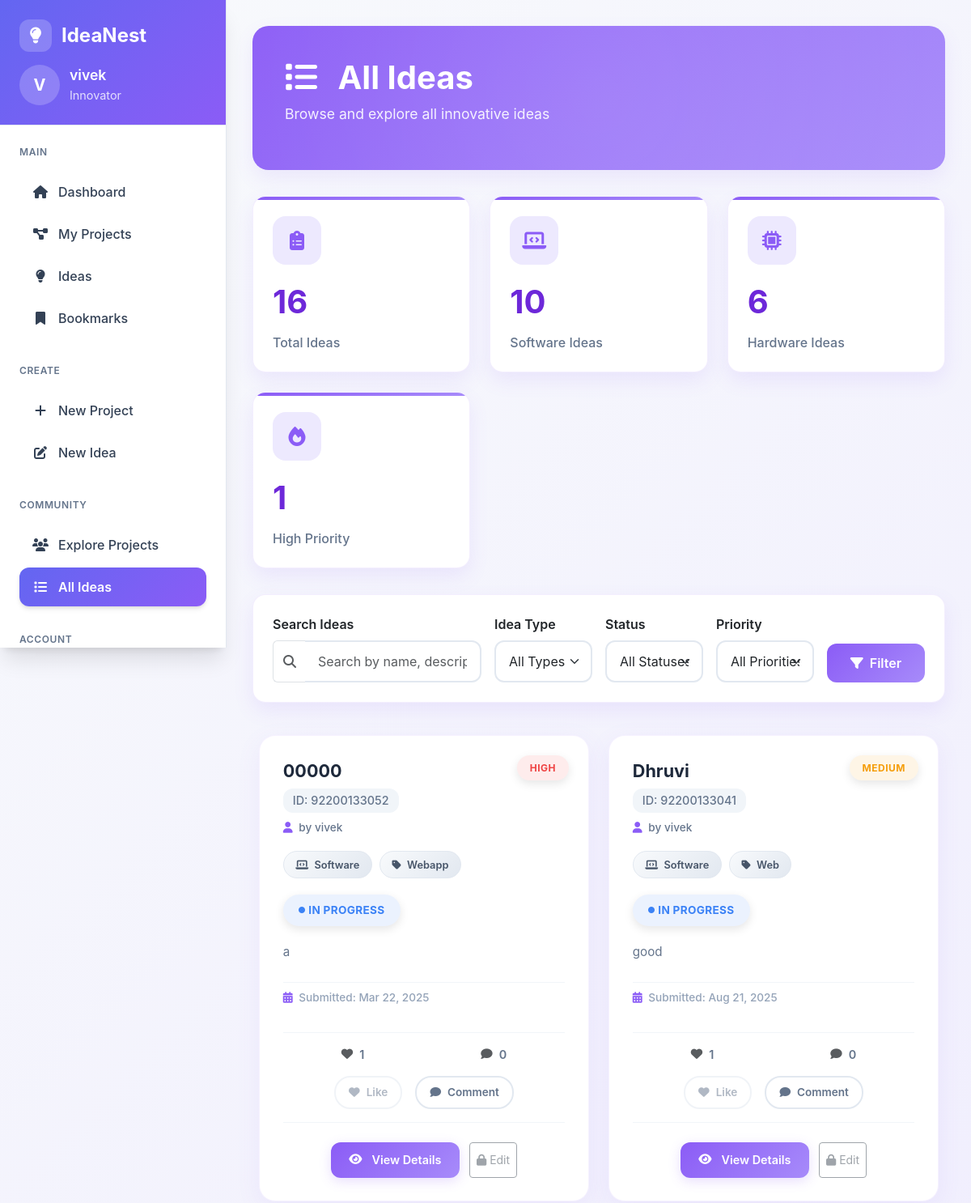
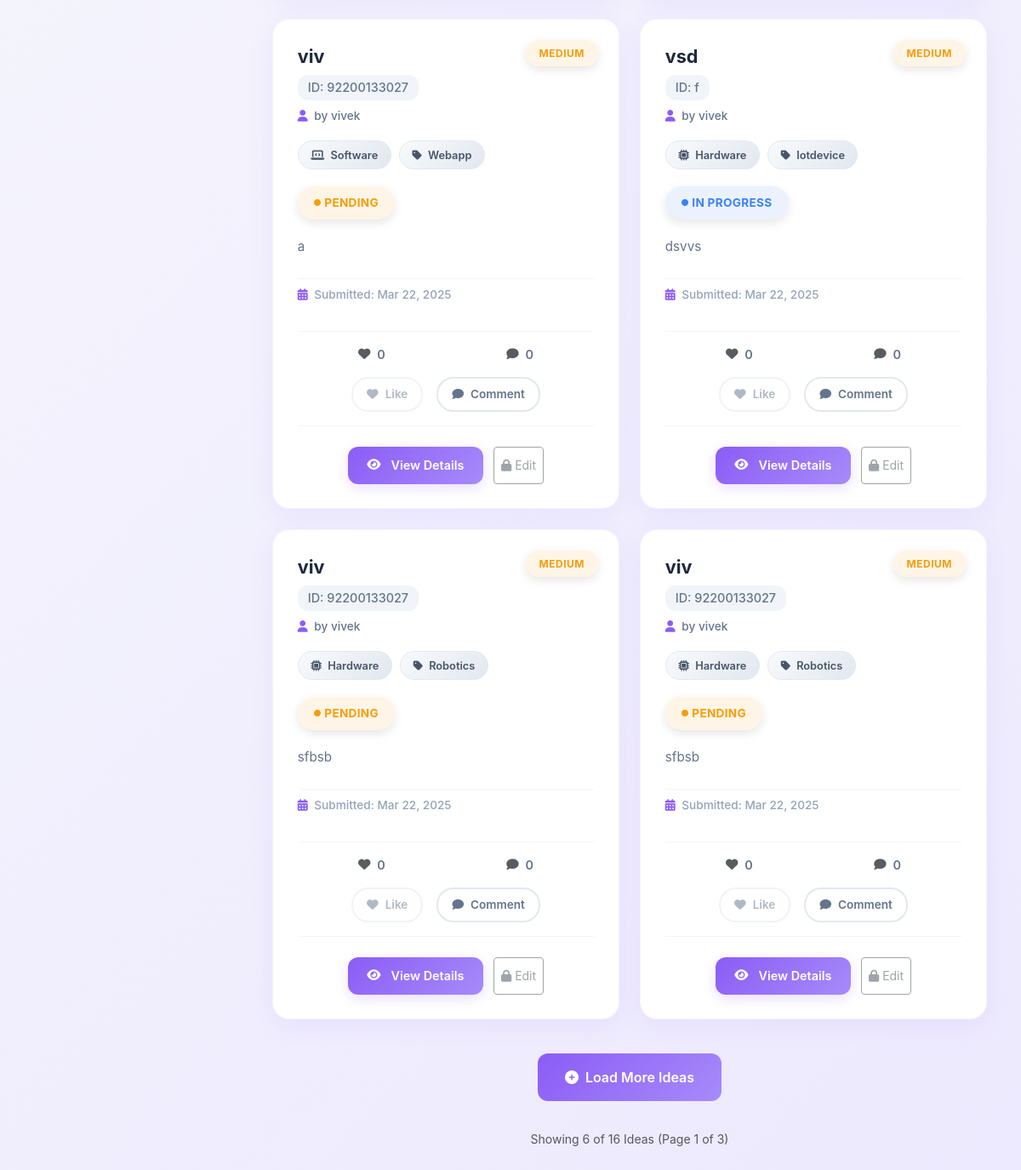
Screenshot of /user/Blog/list-project.php with the database file from the repository (2 pictures, top to bottom).
### tables this page shows
CREATE TABLE `blog` (
                        `id` int(11) NOT NULL,
                        `user_id` int(11) NOT NULL,
                        `er_number` varchar(50) NOT NULL,
                        `project_name` varchar(100) NOT NULL,
                        `project_type` enum('software','hardware') NOT NULL,
                        `classification` varchar(50) NOT NULL,
                        `description` text NOT NULL,
                        `submission_datetime` datetime NOT NULL,
                        `status` enum('pending','in_progress','completed','rejected') DEFAULT 'pending',
                        `priority1` enum('low','medium','high') DEFAULT 'medium',
                        `assigned_to` varchar(100) DEFAULT NULL,
                        `completion_date` date DEFAULT NULL,
                        `created_at` timestamp NULL DEFAULT current_timestamp(),
                        `updated_at` timestamp NULL DEFAULT current_timestamp() ON UPDATE current_timestamp()
);

CREATE TABLE `register` (
                            `id` int(11) NOT NULL,
                            `name` varchar(100) NOT NULL,
                            `email` varchar(100) NOT NULL,
                            `enrollment_number` varchar(50) NOT NULL,
                            `gr_number` varchar(50) NOT NULL,
                            `password` varchar(255) NOT NULL,
                            `about` varchar(500) NOT NULL,
                            `phone_no` varchar(20) DEFAULT NULL,
                            `department` varchar(100) DEFAULT NULL,
                            `passout_year` year(4) NOT NULL,
                            `user_image` text NOT NULL DEFAULT '',
                            `google_id` varchar(255) DEFAULT NULL,
                            `email_notifications` tinyint(1) DEFAULT 1,
                            `last_notification_sent` datetime DEFAULT NULL,
                            `github_token` text DEFAULT NULL,
                            `role` enum('student','mentor','admin') DEFAULT 'student',
                            `expertise` text DEFAULT NULL,
                            `mentor_rating` decimal(3,2) DEFAULT 0.00,
                            `is_available` tinyint(1) DEFAULT 1
);

### user/Blog/list-project.php (the view, shortened to what the rows shown need)
<?php
$basePath = '../';
include $basePath . 'layout.php';
            ?>
        <?php endforeach;
function createDBConnection() {
    $servername = "localhost";
    $username = "root";
    $password = "";
    $dbname = "ideanest";
    try {
        $conn = new mysqli($servername, $username, $password, $dbname);
        return $conn;
    } catch (Exception $e) {
        error_log("Database connection error: " . $e->getMessage());
        return false;
    }
}
function getStatusClass($status) {
    switch ($status) {
        case 'pending': return 'status-pending';
        case 'in_progress': return 'status-in_progress';
    }
}
function getPriorityClass($priority) {
    switch ($priority) {
        case 'high': return 'priority-high';
        case 'medium': return 'priority-medium';
    }
}
function formatDate($date) {
    try {
        return date('M d, Y', strtotime($date));
    } catch (Exception $e) {
        return 'N/A';
    }
}
function truncateText($text, $length = 150) {
    if (strlen($text) <= $length) {
        return $text;
    }
    return substr($text, 0, $length) . '...';
}
?>
<!DOCTYPE html>
<html lang="en">
<head>
    <link href="https://cdn.jsdelivr.net/npm/bootstrap@5.3.0/dist/css/bootstrap.min.css" rel="stylesheet">
    <link rel="stylesheet" href="https://cdnjs.cloudflare.com/ajax/libs/font-awesome/6.4.0/css/all.min.css">
    <link rel="stylesheet" href="../../assets/css/list_project.css">
    <link rel="stylesheet" href="../../assets/css/layout_user.css">
</head>
<body>
<div class="main-content">
    <?php
    $current_user_id = isset($_SESSION['user_id']) ? $_SESSION['user_id'] : null;
    $projects = [];
    $page = isset($_GET['page']) ? max(1, (int)$_GET['page']) : 1;
    $per_page = 6;
    $offset = ($page - 1) * $per_page;
    try {
        $conn = createDBConnection();
        $where_conditions = ["1=1"];
        $params = [];
        $types = "";
        $where_clause = implode(" AND ", $where_conditions);
        $sql = "SELECT b.*, r.id as owner_id, r.name as owner_name,
                       (SELECT COUNT(*) FROM idea_likes WHERE idea_id = b.id) as like_count,
                       (SELECT COUNT(*) FROM idea_comments WHERE idea_id = b.id) as comment_count,
                       " . ($current_user_id ? "(SELECT COUNT(*) FROM idea_likes WHERE idea_id = b.id AND user_id = ?) as user_liked" : "0 as user_liked") . "
                FROM blog b
                LEFT JOIN register r ON b.user_id = r.id
                WHERE " . $where_clause . " ORDER BY
                CASE b.priority1 WHEN 'high' THEN 1 WHEN 'medium' THEN 2 WHEN 'low' THEN 3 END,
                b.submission_datetime DESC
                LIMIT ? OFFSET ?";
        $final_params = [];
        $final_types = "";
        $final_params = array_merge($final_params, $params);
        $final_types .= $types;
        $final_params[] = $per_page;
        $final_params[] = $offset;
        $final_types .= "ii";
        if (!empty($final_params)) {
            $stmt = $conn->prepare($sql);
            $stmt->bind_param($final_types, ...$final_params);
            $stmt->execute();
            $result = $stmt->get_result();
            $projects = $result->fetch_all(MYSQLI_ASSOC);
        }
    } catch (Exception $e) {
        $error_message = "Error: " . $e->getMessage();
        error_log("Projects page error: " . $e->getMessage());
    }
    ?>
    <div class="page-header">
        <h1 class="page-title">
            <i class="fas fa-list me-3"></i>
            All Ideas
        </h1>
    </div>
    <div id="projectsContainer">
        <?php if (empty($projects)): ?>
            <div class="empty-state">
                <div class="empty-icon">
                    <i class="fas fa-folder-open"></i>
                </div>
                <h3>No Ideas Found</h3>
                <p>No Ideas match your search criteria. Try adjusting your filters.</p>
                <a href="add_project.php" class="btn btn-purple mt-3">
                    <i class="fas fa-plus me-2"></i>Create New Idea
                </a>
            </div>
        <?php else: ?>
            <div class="projects-grid" id="projectsGrid">
                <?php foreach ($projects as $project):
                    $can_edit = ($current_user_id && $current_user_id == $project['user_id']);
                    $user_liked = ($current_user_id && $project['user_liked'] > 0);
                    ?>
                    <div class="project-card" data-aos="fade-up" data-idea-id="<?php echo $project['id']; ?>">
                        <div class="priority-badge <?php echo getPriorityClass($project['priority1']); ?>">
                            <?php echo ucfirst($project['priority1']); ?>
                        </div>
                        <div class="project-header">
                            <div>
                                <h3 class="project-title"><?php echo htmlspecialchars($project['project_name']); ?></h3>
                                <div class="project-id">ID: <?php echo htmlspecialchars($project['er_number']); ?></div>
                                <div class="project-owner">
                                    <i class="fas fa-user me-1"></i>
                                    by <?php echo htmlspecialchars($project['owner_name'] ?: 'Unknown'); ?>
                                </div>
                            </div>
                        </div>
                        <div class="project-meta">
                            <span class="meta-tag">
                                <i class="<?php echo ($project['project_type'] == 'software') ? 'fas fa-laptop-code' : 'fas fa-microchip'; ?> me-1"></i>
                                <?php echo ucfirst($project['project_type']); ?>
                            </span>
                            <span class="meta-tag">
                                <i class="fas fa-tag me-1"></i>
                                <?php echo ucfirst(str_replace('_', ' ', $project['classification'])); ?>
                            </span>
                        </div>
                        <div class="status-badge <?php echo getStatusClass($project['status']); ?>">
                            <i class="fas fa-circle me-1" style="font-size: 0.5rem;"></i>
                            <?php echo ucfirst(str_replace('_', ' ', $project['status'])); ?>
                        </div>
                        <div class="project-description">
                            <?php echo nl2br(htmlspecialchars(truncateText($project['description']))); ?>
                        </div>
                        <div class="project-date">
                            <i class="fas fa-calendar-alt me-1"></i>
                            Submitted: <?php echo formatDate($project['submission_datetime']); ?>
                        </div>
                        <div class="project-engagement">
                            <div class="engagement-stats">
                                <span class="engagement-stat">
                                    <i class="fas fa-heart <?php echo $user_liked ? 'text-danger' : 'text-muted'; ?>"></i>
                                    <span class="like-count"><?php echo $project['like_count']; ?></span>
                                </span>
                                <span class="engagement-stat">
                                    <i class="fas fa-comment text-muted"></i>
                                    <span class="comment-count"><?php echo $project['comment_count']; ?></span>
                                </span>
                            </div>
                            <div class="engagement-actions">
                                <?php if ($current_user_id): ?>
                                    <button class="btn-like <?php echo $user_liked ? 'liked' : ''; ?>"
                                            data-idea-id="<?php echo $project['id']; ?>"
                                            title="<?php echo $user_liked ? 'Unlike' : 'Like'; ?> this idea">
                                        <i class="fas fa-heart"></i>
                                        <span class="like-text"><?php echo $user_liked ? 'Liked' : 'Like'; ?></span>
                                    </button>
                                <?php else: ?>
                                    <button class="btn-like disabled" title="Login to like ideas">
                                        <i class="fas fa-heart"></i>
                                        <span class="like-text">Like</span>
                                    </button>
                                <?php endif; ?>
                                <button class="btn-comment" data-idea-id="<?php echo $project['id']; ?>" title="View comments">
                                    <i class="fas fa-comment"></i>
                                    <span>Comment</span>
                                </button>
                            </div>
                        </div>
                        <div class="project-actions">
                            <button class="btn btn-outline-purple btn-sm view-details-btn" data-project-id="<?php echo $project['id']; ?>">
                                <i class="fas fa-eye me-1"></i>View Details
                            </button>
                            <?php if ($can_edit): ?>
                                <a href="edit.php?id=<?php echo $project['id']; ?>" class="btn btn-outline-purple btn-sm">
                                    <i class="fas fa-edit me-1"></i>Edit
                                </a>
                            <?php else: ?>
                                <button class="btn btn-outline-secondary btn-sm" disabled title="You can only edit your own idea">
                                    <i class="fas fa-lock me-1"></i>Edit
                                </button>
                            <?php endif; ?>
                        </div>
                    </div>
                <?php endforeach; ?>
            </div>
        <?php endif; ?>
    </div>
    <?php include $basePath . 'layout_footer.php'; ?>
</body>
</html>

### rows the page displays
blog: priority1 "HIGH", project_name "00000", er_number "92200133052", user.name "vivek", project_type "Software", classification "Webapp", status "IN PROGRESS", description "a", submission_datetime "Mar 22, 2025", like_count "1", comment_count "0"
blog: priority1 "MEDIUM", project_name "Dhruvi", er_number "92200133041", user.name "vivek", project_type "Software", classification "Web", status "IN PROGRESS", description "good", submission_datetime "Aug 21, 2025", like_count "1", comment_count "0"
blog: priority1 "MEDIUM", project_name "viv", er_number "92200133027", user.name "vivek", project_type "Software", classification "Webapp", status "PENDING", description "a", submission_datetime "Mar 22, 2025", like_count "0", comment_count "0"
blog: priority1 "MEDIUM", project_name "vsd", er_number "f", user.name "vivek", project_type "Hardware", classification "Iotdevice", status "IN PROGRESS", description "dsvvs", submission_datetime "Mar 22, 2025", like_count "0", comment_count "0"
blog: priority1 "MEDIUM", project_name "viv", er_number "92200133027", user.name "vivek", project_type "Hardware", classification "Robotics", status "PENDING", description "sfbsb", submission_datetime "Mar 22, 2025", like_count "0", comment_count "0"
blog: priority1 "MEDIUM", project_name "viv", er_number "92200133027", user.name "vivek", project_type "Hardware", classification "Robotics", status "PENDING", description "sfbsb", submission_datetime "Mar 22, 2025", like_count "0", comment_count "0"

### other values shown
$user_initial "V"
$user_name "vivek"
$stats['total'] "16"
$stats['software'] "10"
$stats['hardware'] "6"
$stats['high_priority'] "1"
count($projects) "6"
$total_projects "16"
$page "1"
$total_pages "3"
